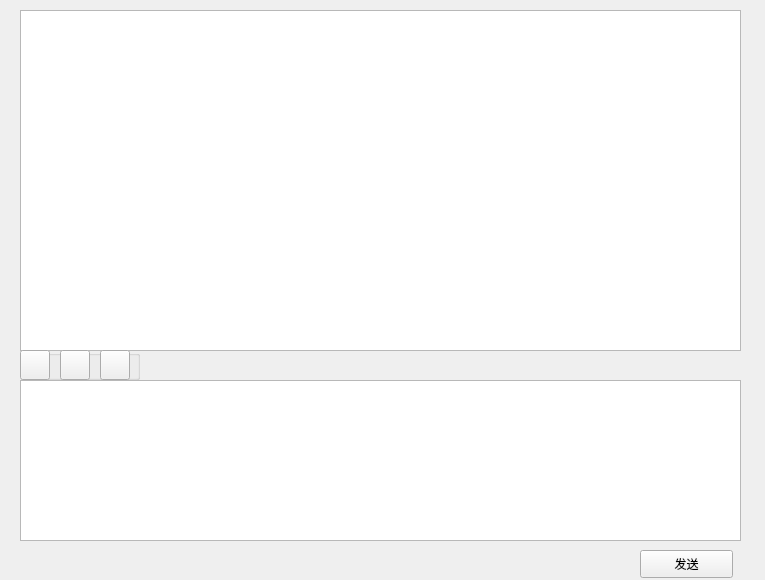
<?xml version="1.0" encoding="UTF-8"?>
<ui version="4.0">
 <class>ChatDialog</class>
 <widget class="QWidget" name="ChatDialog">
  <property name="geometry">
   <rect>
    <x>0</x>
    <y>0</y>
    <width>765</width>
    <height>580</height>
   </rect>
  </property>
  <property name="windowTitle">
   <string>Form</string>
  </property>
  <widget class="QTextBrowser" name="tb_chat">
   <property name="geometry">
    <rect>
     <x>20</x>
     <y>10</y>
     <width>721</width>
     <height>341</height>
    </rect>
   </property>
  </widget>
  <widget class="QTextEdit" name="te_chat">
   <property name="geometry">
    <rect>
     <x>20</x>
     <y>380</y>
     <width>721</width>
     <height>161</height>
    </rect>
   </property>
  </widget>
  <widget class="QPushButton" name="pb_send">
   <property name="geometry">
    <rect>
     <x>640</x>
     <y>550</y>
     <width>93</width>
     <height>28</height>
    </rect>
   </property>
   <property name="text">
    <string>发送</string>
   </property>
  </widget>
  <widget class="QGroupBox" name="groupBox">
   <property name="geometry">
    <rect>
     <x>20</x>
     <y>350</y>
     <width>120</width>
     <height>30</height>
    </rect>
   </property>
   <property name="title">
    <string/>
   </property>
   <widget class="QPushButton" name="pb_tool1">
    <property name="geometry">
     <rect>
      <x>0</x>
      <y>0</y>
      <width>30</width>
      <height>30</height>
     </rect>
    </property>
    <property name="text">
     <string/>
    </property>
   </widget>
   <widget class="QPushButton" name="pb_tool2">
    <property name="geometry">
     <rect>
      <x>40</x>
      <y>0</y>
      <width>30</width>
      <height>30</height>
     </rect>
    </property>
    <property name="text">
     <string/>
    </property>
   </widget>
   <widget class="QPushButton" name="pb_tool3">
    <property name="geometry">
     <rect>
      <x>80</x>
      <y>0</y>
      <width>30</width>
      <height>30</height>
     </rect>
    </property>
    <property name="text">
     <string/>
    </property>
   </widget>
  </widget>
 </widget>
 <resources/>
 <connections/>
</ui>
